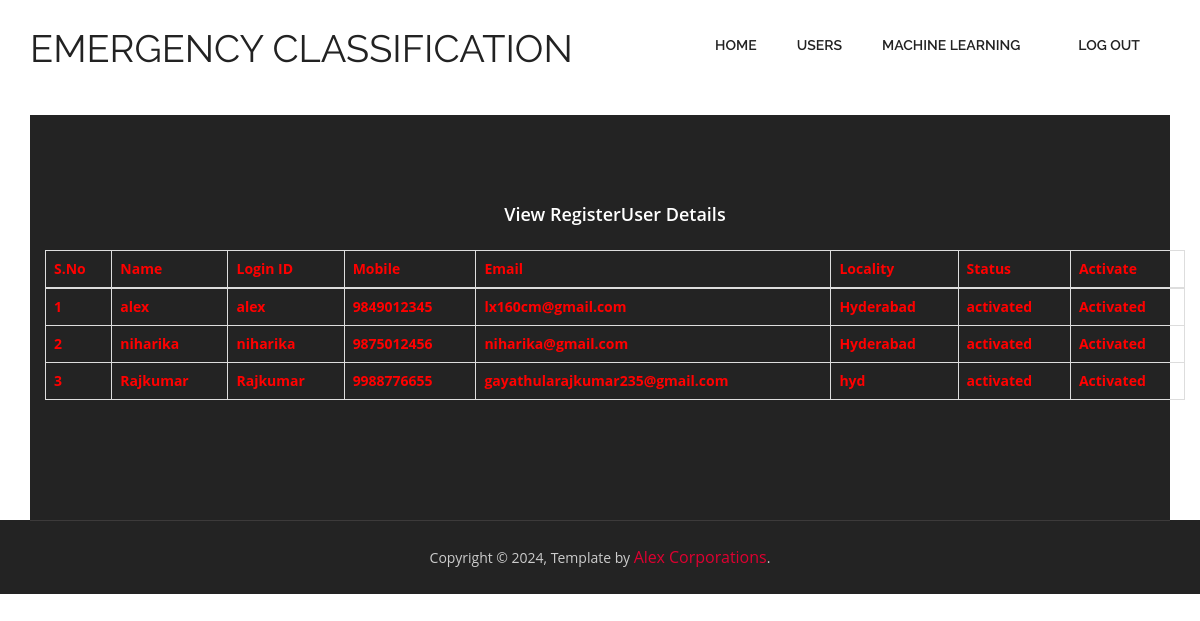
Page /ViewRegisteredUsers/ on the committed database.
### users/models.py (models this page shows, shortened)
class UserRegistrationModel(models.Model):
    name = models.CharField(max_length=100)
    loginid = models.CharField(unique=True, max_length=100)
    password = models.CharField(max_length=100)
    mobile = models.CharField(unique=True, max_length=100)
    email = models.CharField(unique=True, max_length=100)
    locality = models.CharField(max_length=100)
    address = models.CharField(max_length=1000)
    city = models.CharField(max_length=100)
    state = models.CharField(max_length=100)
    status = models.CharField(max_length=100)
    class Meta:
        db_table = 'UserRegistrations'

### admins/views.py (the view)
# urls.py: path("ViewRegisteredUsers/", admins.ViewRegisteredUsers, name="ViewRegisteredUsers"),
def ViewRegisteredUsers(request):
    data = UserRegistrationModel.objects.all()
    return render(request, 'admins/RegisteredUsers.html', {'data': data})

### assets/templates/admins/RegisteredUsers.html
{%extends 'admins/admin_base.html'%}
{%block contents%}
<section id="intro">
    <div class="container intro-text">
        <footer class="footer_wrapper" id="contact">
            <div class="container">
                <section class="page_section contact" id="contact">
                    <p>
                    <h3 align="center" style="color:white;">View RegisterUser Details</h3></p><br>
                    <table class="table table-bordered bg-light text-dark">
                        <thead>
                        <tr style="color:red;font-weight:bold;">
                            <th>S.No</th>
                            <th>Name</th>
                            <th>Login ID</th>
                            <th>Mobile</th>
                            <th>Email</th>
                            <th>Locality</th>
                            <th>Status</th>
                            <th>Activate</th>
                        </tr>
                        </thead>
                        <tbody>
                        {% for i in data %}
                        <tr style="color:red;font-weight:bold;">
                            <td>{{forloop.counter}}</td>
                            <td>{{i.name}}</td>
                            <td>{{i.loginid}}</td>
                            <td>{{i.mobile}}</td>
                            <td>{{i.email}}</td>
                            <td>{{i.locality}}</td>
                            <td>{{i.status}}</td>
                            {% if i.status == 'waiting' %}
                            <td><a class="btn-link" href="/AdminActivaUsers/?uid={{ i.id }}"
                                   style="color:DARKBLUE">Activate</a></td>
                            {% else %}
                            <td> Activated</td>
                            {% endif %}
                        </tr>
                        {% endfor %}
                        </tbody>
                    </table>
                </section>
            </div>
        </footer>
    </div>
</section>
{%endblock%}

### assets/templates/admins/admin_base.html (shortened to what this page needs)
{% load static %}
<!doctype html>
<html>
<head>
    <link href="{%static 'css/bootstrap.min.css'%}" rel="stylesheet" type="text/css">
    <link href="{%static 'css/style.css'%}" rel="stylesheet" type="text/css">
    <link href="{%static 'css/font-awesome.css'%}" rel="stylesheet" type="text/css">
    <link href="{%static 'css/animate.css'%}" rel="stylesheet" type="text/css">
</head>
<body>
<header id="header_wrapper">
    <div class="container">
        <div class="header_box">
            <div class="logo"><a href="#"><h2>Emergency Classification</h2></a></div>
            <nav class="navbar navbar-inverse" role="navigation">
                <div id="main-nav" class="collapse navbar-collapse navStyle">
                    <ul class="nav navbar-nav" id="mainNav">
                        <li><a href="{%url 'AdminHome'%}">Home</a></li>
                        <li><a href="{%url 'ViewRegisteredUsers'%}">Users</a></li>
                        <li><a href="{%url 'adminResults'%}">Machine Learning</a></li>
                        <li><a href="{%url 'index'%}">Log out</a></li>
                    </ul>
                </div>
            </nav>
        </div>
    </div>
</header>
{%block contents%}{%endblock%}
<footer class="footer_wrapper" id="contact">
    <div class="container">
        <div class="footer_bottom"><span>Copyright © 2024,    Template by <a
                href="#">Alex Corporations</a>. </span></div>
    </div>
</footer>
</body>
</html>

### assets/static/css/style.css (style rules this page uses)
ul { list-style: none; }
a, a:hover, a:active { outline: 0px !important; }
body { background: #fff; font-family: 'Open Sans', sans-serif; font-size: 14px; font-weight: normal; color: #888888; margin: 0; }
h2 { font-size: 38px; color: #222222; font-family: 'Raleway', sans-serif; font-weight: normal; margin: 0px 0 25px 0; text-align: center; text-transform: uppercase; }
h3 { font-family: 'Open Sans', sans-serif; font-weight: 600; color: #222222; font-size: 18px; margin: 0 0 5px 0; }
p { line-height: 24px; margin: 0; }
#header_wrapper { background: #ffffff; padding: 20px 0px; }
.header_box { position: relative; }
.logo { float: left; margin-top: 8px; position: relative; z-index: 2; }
.navbar-inverse { background-color: transparent; border-color: transparent; }
.navbar { border: 0px solid #fff; min-height: 40px; margin-bottom: 0px; }
.navbar-inverse .navbar-nav > li > a { color: #222; }
.navStyle { float: right; }
.navStyle ul { list-style: none; padding: 0px; }
.navStyle ul li { display: inline-block; margin: 0 5px; }
.navStyle ul li:first-child { ; }
.navStyle ul li:last-child { margin: 0 0 0 23px; }
.navStyle ul li a { display: block; font-size: 14px; color: #222222; font-family: 'Raleway', sans-serif; text-decoration: none; text-transform: uppercase; font-weight: 600; transition: all 0.2s ease-in-out; -moz-transition: all 0.2s ease-in-out; -webkit-transition: all 0.2s ease-in-out; }
.page_section.contact { padding: 90px 0 100px; }
.footer_wrapper { background: #232323; }
.footer_bottom { border-top: 1px solid #3C3A3A; padding: 25px 0; }
.footer_bottom span { display: block; font-size: 14px; color: #cccccc; text-align: center; }
.footer_bottom span a { display: inline-block; color: #df0031; font-size: 16px; transition: all 0.3s ease-in-out; -moz-transition: all 0.3s ease-in-out; -webkit-transition: all 0.3s ease-in-out; }

### rows in the picture
UserRegistrationModel: name "alex", loginid "alex", mobile "9849012345", email "lx160cm@gmail.com", locality "Hyderabad", status "activated", shows "Activated"
UserRegistrationModel: name "niharika", loginid "niharika", mobile "9875012456", email "niharika@gmail.com", locality "Hyderabad", status "activated", shows "Activated"
UserRegistrationModel: name "Rajkumar", loginid "Rajkumar", mobile "9988776655", email "gayathularajkumar235@gmail.com", locality "hyd", status "activated", shows "Activated"
